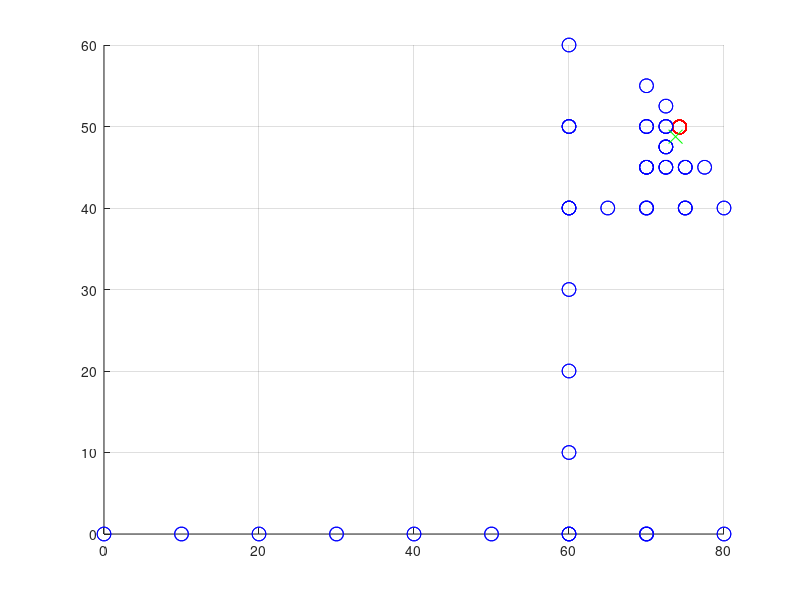

Reproduce this figure in MATLAB.
clear all; close all;

% define node coordinates xyz (z altitude)
node_position = [rand*200-100, rand*200-100, 0];
drone_position = [0, 0, 10];
distance = 9999;

% define increment in position
dist_increment = 10;
increment_0p0 = [0, dist_increment, 0];
increment_0m0 = [0, -dist_increment, 0];
increment_p00 = [dist_increment, 0, 0];
increment_m00 = [-dist_increment, 0, 0];

% define polynom of ESP as function of distance
p = [0.000916, -0.3961, -84.94];    % note that min at distance of 216: https://www.wolframalpha.com/input/?i=0.000916x%5E2-0.3961x-84.94

% init
time = 0; step = 1;
state = 0;
ESP = []; distance = [];

% localization
while time < 400
    
    % plot positions
    plot3(node_position(1), node_position(2), node_position(3), 'ro', 'MarkerSize', 10); grid on; hold on;
    plot3(drone_position(1), drone_position(2), drone_position(3), 'bo', 'MarkerSize', 10);
    view(0, 90);
    
    % recompute distance and get ESP (only temporary, will be from lora message afterwards
    distance = [distance, norm(drone_position - node_position)];
    ESP = [ESP, p(1)*distance(step)^2 + p(2)*distance(step) + p(3)];
    
    switch state
        case 0 % starting point
            state = 1;
        case 1 % try p00 direction
            drone_position = drone_position + increment_p00;
            state = 2;
        case 2 % check progress
            if ESP(step) > ESP(step-1) % better signal
                state = 1;
            else
                state = 3;
            end
        case 3 % try m00 direction
            drone_position = drone_position + increment_m00;
            state = 4;
        case 4 %check progress
            if ESP(step) > ESP(step-1) % better signal
                state = 3;
            else
                state = 5;
            end
        case 5 % try 0p0 direction
            drone_position = drone_position + increment_0p0;
            state = 6;
        case 6 % check progress
            if ESP(step) > ESP(step-1) % better signal
                state = 5;
            else
                state = 7;
            end
        case 7 % try m00 direction
            drone_position = drone_position + increment_0m0;
            state = 8;
        case 8 %check progress
            if ESP(step) > ESP(step-1) % better signal
                state = 7;
            else
                state = 9;
            end
        case 9
            dist_increment = dist_increment/2;
            increment_0p0 = [0, dist_increment, 0];
            increment_0m0 = [0, -dist_increment, 0];
            increment_p00 = [dist_increment, 0, 0];
            increment_m00 = [-dist_increment, 0, 0];
            state = 1;
            if dist_increment < 2
                break;
            end
    end
    
    % time update
    time = time + 1;
    step = step + 1;
    
    % slows down simulation
    pause(0.25)
end

% estimated final position
estimated_position = drone_position + increment_p00 + increment_0p0;

% plot positions
plot3(node_position(1), node_position(2), node_position(3), 'ro', 'MarkerSize', 10); grid on; hold on;
plot3(drone_position(1), drone_position(2), drone_position(3), 'bo', 'MarkerSize', 10);
plot3(estimated_position(1), estimated_position(2), estimated_position(3), 'gx', 'MarkerSize', 10);
view(0, 90);

% print
fprintf('Estimated position of node: x=%.2f, y=%.2f\n', estimated_position(1), estimated_position(2));
fprintf('Real position of node: x=%.2f, y=%.2f\n', node_position(1), node_position(2));
fprintf('Error: dx=%.2f, dy=%.2f, norm=%.2f\n', abs(estimated_position(1) - node_position(1)), abs(estimated_position(2) - node_position(2)), norm([abs(drone_position(1) - node_position(1)), abs(drone_position(2) - node_position(2))])); 